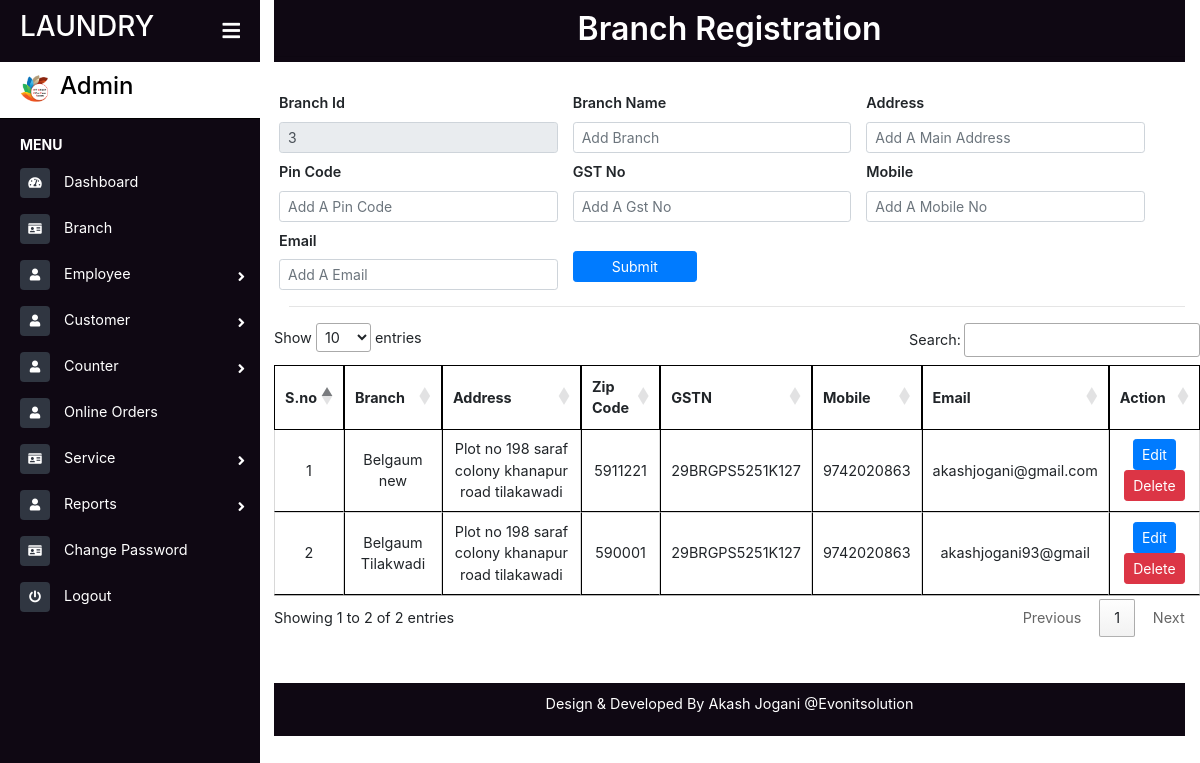
/branch.php, run on the app's committed database.
### tables this page shows
CREATE TABLE `branch` (
  `bid` bigint(10) NOT NULL,
  `bname` varchar(30) NOT NULL,
  `adds` varchar(150) NOT NULL,
  `pin` varchar(10) NOT NULL,
  `gst` varchar(30) NOT NULL,
  `mobile` varchar(12) NOT NULL,
  `email` varchar(30) NOT NULL
);

### branch.php (the view, shortened to what this page needs)
<?php include("sidebar.php");
include("connect.php");
 $update="true"; $bid=""; $bname=""; $pin=""; $adds=""; $gst=""; $mob=""; $email="";
?>
                <?php
                    $bid = 0;
                    $sql = "SELECT max(bid) FROM branch";
                    $retval = mysqli_query($conn, $sql );
                    while($row = mysqli_fetch_assoc($retval)) {
                        $bid=$row['max(bid)'];
                        $bid++;
                    }
                ?>
<?php
    if($update=='true')
    { ?>
        <div class="page-content container-fluid">
            <div class="footer">
                <div class="d-flex justify-content-center">
                    <h2 class="" style=" font-weight: 600">Branch Registration</h2>
                </div>
                <hr style="margin: 0px;">
            </div>
        </div>
        <?php
    }
    ?>
<main class="page-content">
    <div class="container">
        <form action="branch_submit.php" method="post" id="form1" enctype="multipart/form-data">
            <div class="row mt-4">
                <div class="group-form col-md-4">
                    <label class="form_label" for="company_name">Branch Id</label>
                    <input type="text" class="form-control form-control-sm" value="<?php echo $bid; ?>" name="bid" id="bid" placeholder="" readonly>
                </div>
                <div class="group-form col-md-4">
                    <label class="form_label" for="company_name">Branch Name</label>
                    <input type="text" name="bname" class="form-control form-control-sm" value="<?php echo $bname; ?>" placeholder="Add Branch" required>
                </div>
                <div class="group-form col-md-4">
                    <label class="form_label" for="company_name">Address</label>
                    <input type="text" name="adds" class="form-control form-control-sm" value="<?php echo $adds; ?>" placeholder="Add A Main Address" required>
                </div>
            </div>
            <div class="row mt-2">
                <div class="group-form col-md-4">
                    <label class="form_label" for="company_name">Pin Code</label>
                    <input type="text" name="zipcode" class="form-control form-control-sm" value="<?php echo $pin; ?>" placeholder="Add A Pin Code" required>
                </div>
                <div class="group-form col-md-4">
                    <label class="form_label" for="company_name">GST No</label>
                    <input type="text" name="gst" class="form-control form-control-sm" value="<?php echo $gst; ?>" placeholder="Add A Gst No" required>
                </div>
                <div class="group-form col-md-4">
                    <label class="form_label" for="company_name">Mobile</label>
                    <input type="text" name="mobile" class="form-control form-control-sm" value="<?php echo $mob; ?>" placeholder="Add A Mobile No" required>
                </div>
            </div>
            <div class="row mt-2">
                <div class="group-form col-md-4">
                    <label class="form_label" for="company_name">Email</label>
                    <input type="Email" name="email" class="form-control form-control-sm" value="<?php echo $email; ?>" placeholder="Add A Email" required>
                </div>
                <div class="group-form col-md-2">
                <?php
                    if($update=='true')
                    { ?>
                        <button type="submit" name="postSubmit" class="btn btn-sm btn-primary col-md-12">Submit</button>
                    <?php
                    }
                ?>
                </div>
            </div>
        </form>
        <hr />
        </div>
            <div class="table-responsive" style="overflow-y:scroll; height: 360px; width:80% margin-left: 100px;">
            <table id="example" class="cell-border" style="width:100%">
                <thead>
                    <tr>
                        <th class="ss">S.no</th>
                        <th>Branch</th>
                        <th>Address</th>
                        <th>Zip Code</th>
                        <th>GSTN</th>
                        <th>Mobile</th>
                        <th>Email</th>
                        <th>Action</th>
                    </tr>
                </thead>
                <tbody>
                    <?php
                        $qry="select * from branch";
                        $exc=mysqli_query($conn,$qry);
                        while($row=mysqli_fetch_array($exc)){
                        ?>
                        <tr class="text-center">
                            <td><?php echo $row['bid'] ?></td>
                            <td><?php echo $row['bname'] ?></td>
                            <td><?php echo $row['adds'] ?></td>
                            <td><?php echo $row['pin'] ?></td>
                            <td><?php echo $row['gst'] ?></td>
                            <td><?php echo $row['mobile'] ?></td>
                            <td><?php echo $row['email'] ?></td>
                        <td class="text-center">
                                <a href="branch.php?edit=<?php echo $row['bid']?>"><button class="btn btn-sm btn-primary">Edit</button> </a>
                                <a onclick="del(<?php echo $row['bid']; ?>)"><button class="btn btn-sm btn-danger deletebutton" type="button">Delete</button></a></td>
                        </tr>
                        <?php
                        }
                    ?>
                </tbody>
                </table>
            </div>
</main>
<?php include("footer.php"); ?>

### assets/css/style1.css (style rules this page uses)
* { margin: 0px; padding: 0px; }
body { font-size: 0.9rem; background-color: #ffffff; }
.page-wrapper .sidebar-wrapper, .sidebar-wrapper .sidebar-brand > a, .sidebar-wrapper .sidebar-dropdown > a:after, .sidebar-wrapper .sidebar-menu .sidebar-dropdown .sidebar-submenu li a:before, .sidebar-wrapper ul li a i, .page-wrapper .page-content, .sidebar-wrapper .sidebar-search input.search-menu, .sidebar-wrapper .sidebar-search .input-group-text, .sidebar-wrapper .sidebar-menu ul li a, #show-sidebar, #close-sidebar { -webkit-transition: all 0.3s ease; -moz-transition: all 0.3s ease; -ms-transition: all 0.3s ease; -o-transition: all 0.3s ease; transition: all 0.3s ease; }
@media screen and (min-width: 768px) { .page-wrapper.toggled .page-content { padding-left: 274px; } }
.footer { text-align: center; background: #0f0813; color: #fff; padding: 10px 0px 5px 0px; }

### assets/css/foms.css (style rules this page uses)
.form_label { font-weight: 600; }
.group-form { margin:0px -5px 0px -10px; }
table.dataTable.cell-border thead th { border: 1px solid black; }
table.dataTable.cell-border tbody td { border: 1px solid black; }
table.dataTable.cell-border tbody tr td:first-child { border-left: 1px solid black; }
table.dataTable.no-footer { border-bottom: 1px solid white; }
.container { margin-top:30px; }

### data on the page
branch: bid "1", bname "Belgaum new", adds "Plot no 198 saraf colony khanapur road tilakawadi", pin "5911221", gst "29BRGPS5251K127", mobile "9742020863", email "akashjogani@gmail.com"
branch: bid "2", bname "Belgaum Tilakwadi", adds "Plot no 198 saraf colony khanapur road tilakawadi", pin "590001", gst "29BRGPS5251K127", mobile "9742020863", email "akashjogani93@gmail"
